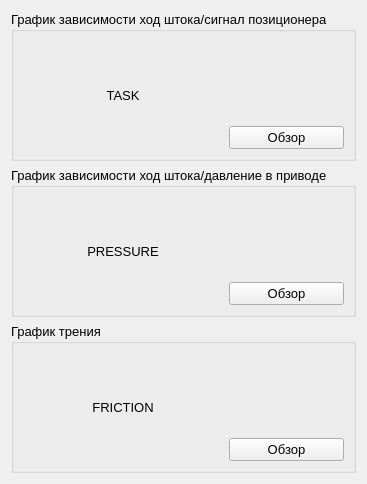
          <widget class="QWidget" name="tab_images">
           <attribute name="title">
            <string>Выбор изображений</string>
           </attribute>
           <layout class="QHBoxLayout" name="horizontalLayout_24">
            <item>
             <layout class="QVBoxLayout" name="verticalLayout_imagesChart">
              <item>
               <widget class="QGroupBox" name="groupBox_imageChartTask">
                <property name="font">
                 <font>
                  <family>Segoe UI</family>
                  <pointsize>10</pointsize>
                 </font>
                </property>
                <property name="title">
                 <string>График зависимости ход штока/сигнал позиционера</string>
                </property>
                <layout class="QHBoxLayout" name="horizontalLayout_25">
                 <item>
                  <widget class="QLabel" name="label_imageChartTask">
                   <property name="enabled">
                    <bool>true</bool>
                   </property>
                   <property name="sizePolicy">
                    <sizepolicy hsizetype="Preferred" vsizetype="Preferred">
                     <horstretch>0</horstretch>
                     <verstretch>0</verstretch>
                    </sizepolicy>
                   </property>
                   <property name="minimumSize">
                    <size>
                     <width>200</width>
                     <height>108</height>
                    </size>
                   </property>
                   <property name="maximumSize">
                    <size>
                     <width>200</width>
                     <height>108</height>
                    </size>
                   </property>
                   <property name="text">
                    <string>TASK</string>
                   </property>
                   <property name="scaledContents">
                    <bool>true</bool>
                   </property>
                   <property name="alignment">
                    <set>Qt::AlignmentFlag::AlignCenter</set>
                   </property>
                   <property name="wordWrap">
                    <bool>true</bool>
                   </property>
                  </widget>
                 </item>
                 <item>
                  <layout class="QVBoxLayout" name="verticalLayout_imageChartTask">
                   <item>
                    <spacer name="verticalSpacer_imageChartTask">
                     <property name="orientation">
                      <enum>Qt::Orientation::Vertical</enum>
                     </property>
                     <property name="sizeHint" stdset="0">
                      <size>
                       <width>20</width>
                       <height>40</height>
                      </size>
                     </property>
                    </spacer>
                   </item>
                   <item>
                    <widget class="QPushButton" name="pushButton_imageChartTask">
                     <property name="sizePolicy">
                      <sizepolicy hsizetype="Minimum" vsizetype="Preferred">
                       <horstretch>0</horstretch>
                       <verstretch>0</verstretch>
                      </sizepolicy>
                     </property>
                     <property name="text">
                      <string>Обзор</string>
                     </property>
                    </widget>
                   </item>
                  </layout>
                 </item>
                </layout>
               </widget>
              </item>
              <item>
               <widget class="QGroupBox" name="groupBox_imageChartPressure">
                <property name="font">
                 <font>
                  <family>Segoe UI</family>
                  <pointsize>10</pointsize>
                 </font>
                </property>
                <property name="title">
                 <string>График зависимости ход штока/давление в приводе</string>
                </property>
                <layout class="QHBoxLayout" name="horizontalLayout_26">
                 <item>
                  <widget class="QLabel" name="label_imageChartPressure">
                   <property name="sizePolicy">
                    <sizepolicy hsizetype="Preferred" vsizetype="Preferred">
                     <horstretch>0</horstretch>
                     <verstretch>0</verstretch>
                    </sizepolicy>
                   </property>
                   <property name="minimumSize">
                    <size>
                     <width>200</width>
                     <height>108</height>
                    </size>
                   </property>
                   <property name="maximumSize">
                    <size>
                     <width>200</width>
                     <height>108</height>
                    </size>
                   </property>
                   <property name="text">
                    <string>PRESSURE</string>
                   </property>
                   <property name="scaledContents">
                    <bool>true</bool>
                   </property>
                   <property name="alignment">
                    <set>Qt::AlignmentFlag::AlignCenter</set>
                   </property>
                   <property name="wordWrap">
                    <bool>true</bool>
                   </property>
                  </widget>
                 </item>
                 <item>
                  <layout class="QVBoxLayout" name="verticalLayout_imageChartPressure">
                   <item>
                    <spacer name="verticalSpacer_imageChartPressure">
                     <property name="orientation">
                      <enum>Qt::Orientation::Vertical</enum>
                     </property>
                     <property name="sizeHint" stdset="0">
                      <size>
                       <width>20</width>
                       <height>40</height>
                      </size>
                     </property>
                    </spacer>
                   </item>
                   <item>
                    <widget class="QPushButton" name="pushButton_imageChartPressure">
                     <property name="sizePolicy">
                      <sizepolicy hsizetype="Minimum" vsizetype="Preferred">
                       <horstretch>0</horstretch>
                       <verstretch>0</verstretch>
                      </sizepolicy>
                     </property>
                     <property name="text">
                      <string>Обзор</string>
                     </property>
                    </widget>
                   </item>
                  </layout>
                 </item>
                </layout>
               </widget>
              </item>
              <item>
               <widget class="QGroupBox" name="groupBox_imageChartFriction">
                <property name="font">
                 <font>
                  <family>Segoe UI</family>
                  <pointsize>10</pointsize>
                 </font>
                </property>
                <property name="title">
                 <string>График трения</string>
                </property>
                <layout class="QHBoxLayout" name="horizontalLayout_27">
                 <item>
                  <widget class="QLabel" name="label_imageChartFriction">
                   <property name="minimumSize">
                    <size>
                     <width>200</width>
                     <height>108</height>
                    </size>
                   </property>
                   <property name="maximumSize">
                    <size>
                     <width>200</width>
                     <height>108</height>
                    </size>
                   </property>
                   <property name="text">
                    <string>FRICTION</string>
                   </property>
                   <property name="scaledContents">
                    <bool>true</bool>
                   </property>
                   <property name="alignment">
                    <set>Qt::AlignmentFlag::AlignCenter</set>
                   </property>
                   <property name="wordWrap">
                    <bool>true</bool>
                   </property>
                  </widget>
                 </item>
                 <item>
                  <layout class="QVBoxLayout" name="verticalLayout_imageChartFriction">
                   <item>
                    <spacer name="verticalSpacer_imageChartFriction">
                     <property name="orientation">
                      <enum>Qt::Orientation::Vertical</enum>
                     </property>
                     <property name="sizeHint" stdset="0">
                      <size>
                       <width>20</width>
                       <height>40</height>
                      </size>
                     </property>
                    </spacer>
                   </item>
                   <item>
                    <widget class="QPushButton" name="pushButton_imageChartFriction">
                     <property name="sizePolicy">
                      <sizepolicy hsizetype="Minimum" vsizetype="Preferred">
                       <horstretch>0</horstretch>
                       <verstretch>0</verstretch>
                      </sizepolicy>
                     </property>
                     <property name="text">
                      <string>Обзор</string>
                     </property>
                    </widget>
                   </item>
                  </layout>
                 </item>
                </layout>
               </widget>
              </item>
             </layout>
            </item>
            <item>
             <spacer name="horizontalSpacer_18">
              <property name="orientation">
               <enum>Qt::Orientation::Horizontal</enum>
              </property>
              <property name="sizeHint" stdset="0">
               <size>
                <width>0</width>
                <height>0</height>
               </size>
              </property>
             </spacer>
            </item>
           </layout>
          </widget>
